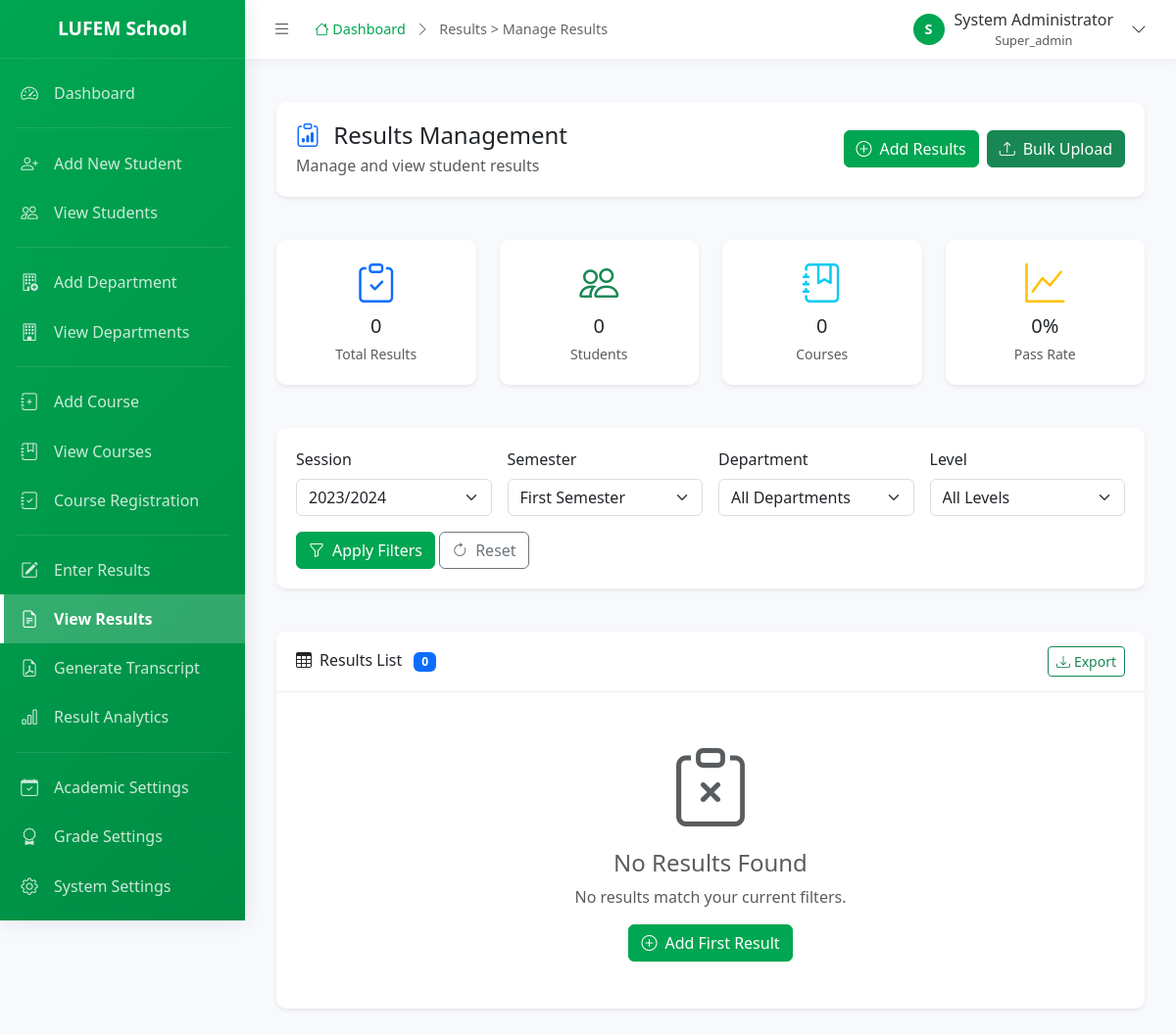
Page /admin/results/index.php (signed in) on the committed database.
### tables this page shows
CREATE TABLE `institutions` (
  `institution_id` int(11) NOT NULL AUTO_INCREMENT,
  `institution_name` varchar(255) NOT NULL,
  `institution_code` varchar(20) NOT NULL,
  `address` text,
  `phone` varchar(20),
  `email` varchar(100),
  `website` varchar(100),
  `logo_path` varchar(255),
  `primary_color` varchar(7) DEFAULT '#00A651',
  `secondary_color` varchar(7) DEFAULT '#FFFFFF',
  `is_active` tinyint(1) DEFAULT 1,
  `created_at` timestamp NOT NULL DEFAULT CURRENT_TIMESTAMP,
  `updated_at` timestamp NOT NULL DEFAULT CURRENT_TIMESTAMP ON UPDATE CURRENT_TIMESTAMP,
  PRIMARY KEY (`institution_id`),
  UNIQUE KEY `institution_code` (`institution_code`)
);

CREATE TABLE `users` (
  `user_id` int(11) NOT NULL AUTO_INCREMENT,
  `institution_id` int(11) NOT NULL,
  `username` varchar(50) NOT NULL,
  `password` varchar(255) NOT NULL,
  `email` varchar(100),
  `full_name` varchar(255) NOT NULL,
  `role` enum('super_admin','admin','student') NOT NULL DEFAULT 'student',
  `is_active` tinyint(1) DEFAULT 1,
  `last_login` timestamp NULL DEFAULT NULL,
  `created_at` timestamp NOT NULL DEFAULT CURRENT_TIMESTAMP,
  `updated_at` timestamp NOT NULL DEFAULT CURRENT_TIMESTAMP ON UPDATE CURRENT_TIMESTAMP,
  PRIMARY KEY (`user_id`),
  UNIQUE KEY `username` (`username`),
  KEY `institution_id` (`institution_id`),
  FOREIGN KEY (`institution_id`) REFERENCES `institutions` (`institution_id`) ON DELETE CASCADE
);

### admin/includes/header.php (shortened to what the rows shown need)
<?php
$user_id = get_user_id();
$db = new Database();
$db->query("SELECT * FROM users WHERE user_id = :user_id");
$db->bind(':user_id', $user_id);
$user = $db->single();
$institution_id = get_institution_id();
$db->query("SELECT * FROM institutions WHERE institution_id = :institution_id");
$db->bind(':institution_id', $institution_id);
$institution = $db->single();
?>
<!DOCTYPE html>
<html lang="en">
<head>
    <link href="https://cdn.jsdelivr.net/npm/bootstrap@5.3.3/dist/css/bootstrap.min.css" rel="stylesheet">
    <link href="https://cdn.jsdelivr.net/npm/bootstrap-icons@1.11.1/font/bootstrap-icons.css" rel="stylesheet">
</head>
<body>
    <div id="sidebar-wrapper">
        <div class="sidebar-heading">
            <span class="school-name"><?php echo $institution['institution_name'] ?? 'LUFEM School'; ?></span>
        </div>
    </div>
    <div id="page-content-wrapper">
        <div class="topbar">
            <div class="user-dropdown">
                <button class="user-dropdown-toggle" id="userDropdownToggle">
                    <div class="user-avatar">
                        <?php echo strtoupper(substr($user['full_name'], 0, 1)); ?>
                    </div>
                    <div class="user-info d-none d-md-block">
                        <div class="user-name"><?php echo $user['full_name']; ?></div>
                        <div class="user-role text-muted" style="font-size: 0.8rem;"><?php echo ucfirst($user['role']); ?></div>
                    </div>
                    <i class="bi bi-chevron-down ms-2"></i>
                </button>
            </div>
        </div>

### rows in the picture
institutions: institution_name "LUFEM School"
users: full_name "S", full_name "System Administrator", role "Super_admin"

### other values in the picture
$breadcrumb "Results > Manage Results"
$total_results "0"
$total_students "0"
$total_courses "0"
form field session_id "2023/2024"
form field semester_id "First Semester"
